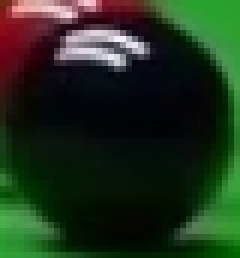
#> input picture Balls_test/Black1.png, 40 x 43 px (shown 6 times larger); its folder holds 4 pictures in this run
$ jupyter execute 'Color Detection Prototip.ipynb'
#> lines starting #> are read from the running program, lines starting #| are printed output that depends on the picture; after the words box and inside, x2 and y2 are one past the last pixel; in counts of white or black regions, pixels touching at a corner belong together; long printed decimals are rounded
[cell 1]
import cv2
import os
import glob
import argparse
import imutils
import numpy as np
from scipy.spatial import distance as dist
from collections import OrderedDict

[cell 2]
class ColorLabeler:
    def __init__(self):
        colors = OrderedDict({"red": (255, 0, 0),"green": (0, 255, 0),"blue": (0, 0, 255)})
        self.lab = np.zeros((len(colors), 1, 3), dtype="uint8")
        self.colorNames = []
        for (i, (name, rgb)) in enumerate(colors.items()):
            self.lab[i] = rgb
            self.colorNames.append(name)
        self.lab = cv2.cvtColor(self.lab, cv2.COLOR_RGB2LAB)
    def label(self, image):

        image = cv2.erode(image, None, iterations=2)
        mean = cv2.mean(image)[:3]
        print(mean)
        minDist = (np.inf, None)
        for (i, row) in enumerate(self.lab):
            d = dist.euclidean(row[0], mean)
            print(i, row,d)
            if d < minDist[0]:
                minDist = (d, i)
        return self.colorNames[minDist[1]]

[cell 3]
base_folder='Balls_test'
task1_pictures = glob.glob(os.path.join(base_folder, "*.png"))
task1_pictures.sort(key = len)

[cell 4]
image=cv2.imread(task1_pictures[3])
#> image is the input picture: shape (43, 40, 3); mean B, G, R 28, 48.7, 31.9
height,width,canals=image.shape
#> height = 43; width = 40; canals = 3
image = image[int(0.2*height):int(-0.2*height),int(0.2*width):int(-0.2*width)]
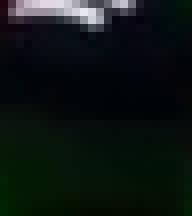
#> image: shape (27, 24, 3) (shown 8 times larger); mean B, G, R 18.6, 20.8, 13.2
resized = cv2.resize(image, (100,100), interpolation = cv2.INTER_AREA)
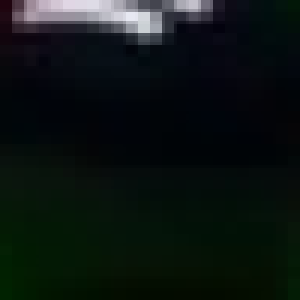
#> resized: shape (100, 100, 3) (shown 3 times larger); mean B, G, R 18.6, 20.8, 13.2
blurred = cv2.GaussianBlur(resized, (5, 5), 0)
lab = cv2.cvtColor(blurred, cv2.COLOR_BGR2LAB)
#> lab: shape (100, 100, 3); mean of channels 0, 1, 2 17.2, 125.3, 128.2
cl = ColorLabeler()
color = cl.label(lab)
#> in label, `image = cv2.erode(image, None, iterations=2)`:
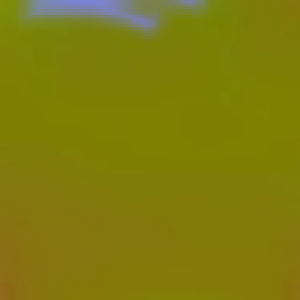
#> image: shape (100, 100, 3) (shown 3 times larger); mean of channels 0, 1, 2 12.8, 124.3, 127.5; drawn as B, G, R
#> in label, `mean = cv2.mean(image)[:3]`: mean = (12.76, 124.3, 127.5)
#| (12.7603, 124.3129, 127.5415)
#> the loop in label, `for (i, row) in enumerate(self.lab):` made 3 passes
#> (d, minDist) on passes 1, 3: (163.5, (163.5, 0)), (152.3, (152.3, 2))
#> d on pass 2: 241.6
#| 0 [[136 208 195]] 163.530
#| 1 [[224  42 211]] 241.584
#| 2 [[ 82 207  20]] 152.304
#> color = 'blue'
text = "{}".format(color)
#> text = 'blue'
copy=resized.copy()
cv2.putText(copy, text, (10, 10),cv2.FONT_HERSHEY_SIMPLEX, 0.5, (255, 255, 255), 2)
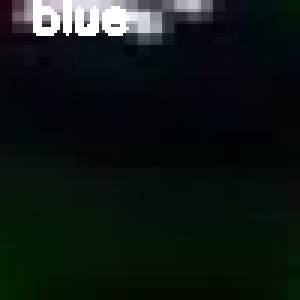
#> copy: shape (100, 100, 3) (shown 3 times larger); 2.39% of pixels changed, all inside (x1, y1, x2, y2) = (11, 0, 43, 12)
cv2.imshow("Image", copy)
cv2.waitKey(0)
